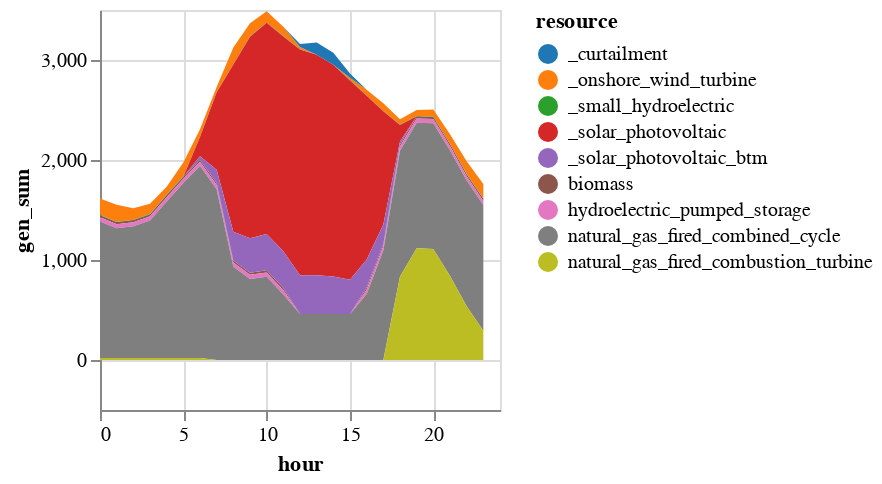

The code cell stored with this chart in its notebook:
### Markdown cell above
### 4. Solve a day's unit commitment

### Code cell
solution = unit_commitment_ramp(
    gen_df_sens, loads_multi, gen_variable_multi, 0.01); # 1% MIP gap

# Add in BTM solar and curtailment and plot results

sol_gen = innerjoin(solution.gen, 
                    gen_df[!, [:r_id, :resource]], 
                    on = :r_id)
sol_gen = combine(groupby(sol_gen, [:resource, :hour]), 
            :gen => sum)

# Rename generators (for plotting purposes)
sol_gen[sol_gen.resource .== "solar_photovoltaic", :resource] .= "_solar_photovoltaic"
sol_gen[sol_gen.resource .== "onshore_wind_turbine", :resource] .= "_onshore_wind_turbine"
sol_gen[sol_gen.resource .== "small_hydroelectric", :resource] .= "_small_hydroelectric"

# BTM solar
btm = DataFrame(resource = repeat(["_solar_photovoltaic_btm"]; outer=length(T_period)), 
    hour = T_period,
    gen_sum = gen_variable_multi[gen_variable_multi.gen_full .== "wec_sdge_solar_photovoltaic_1.0",:cf] * 600)
append!(sol_gen, btm)

# Curtailment
curtail = combine(groupby(solution.curtail, [:hour]),
            :curt => sum)
curtail[!, :resource] .= "_curtailment"
rename!(curtail, :curt_sum => :gen_sum)
append!(sol_gen, curtail[:,[:resource, :hour, :gen_sum]])

# Rescale hours
sol_gen.hour = sol_gen.hour .- T_period[1]

sol_gen |>
@vlplot(:area, 
    x=:hour, y={:gen_sum, stack=:zero}, 
    color={"resource:n", scale={scheme="category10"}})

### Figure 1 — Vega specification as saved in the notebook (floating-point values rounded to 4 significant figures; data arrays with more than 128 entries replaced by an {"elided": "..."} marker saying what was removed)
{"$schema": "https://vega.github.io/schema/vega/v5.json", "axes": [{"aria": false, "domain": false, "grid": true, "gridScale": "y", "labels": false, "maxExtent": 0, "minExtent": 0, "orient": "bottom", "scale": "x", "tickCount": {"signal": "ceil(width/40)"}, "ticks": false, "zindex": 0}, {"aria": false, "domain": false, "grid": true, "gridScale": "x", "labels": false, "maxExtent": 0, "minExtent": 0, "orient": "left", "scale": "y", "tickCount": {"signal": "ceil(height/40)"}, "ticks": false, "zindex": 0}, {"grid": false, "labelFlush": true, "labelOverlap": true, "orient": "bottom", "scale": "x", "tickCount": {"signal": "ceil(width/40)"}, "title": "hour", "zindex": 0}, {"grid": false, "labelOverlap": true, "orient": "left", "scale": "y", "tickCount": {"signal": "ceil(height/40)"}, "title": "gen_sum", "zindex": 0}], "background": "white", "data": [{"name": "source_0", "values": {"elided": "216 records"}}, {"name": "data_0", "source": "source_0", "transform": [{"as": "hour", "expr": "toNumber(datum[\"hour\"])", "type": "formula"}, {"field": "gen_sum", "groupby": ["resource"], "key": "hour", "method": "value", "type": "impute", "value": 0}, {"as": ["gen_sum_start", "gen_sum_end"], "field": "gen_sum", "groupby": ["hour"], "offset": "zero", "sort": {"field": ["resource"], "order": ["descending"]}, "type": "stack"}]}], "height": 200, "legends": [{"fill": "color", "symbolType": "circle", "title": "resource"}], "marks": [{"encode": {"update": {"height": {"field": {"group": "height"}}, "width": {"field": {"group": "width"}}}}, "from": {"facet": {"data": "data_0", "groupby": ["resource"], "name": "faceted_path_main"}}, "marks": [{"encode": {"update": {"defined": {"signal": "isValid(datum[\"hour\"]) && isFinite(+datum[\"hour\"]) && isValid(datum[\"gen_sum\"]) && isFinite(+datum[\"gen_sum\"])"}, "description": {"signal": "\"hour: \" + (format(datum[\"hour\"], \"\")) + \"; gen_sum: \" + (format(datum[\"gen_sum\"], \"\")) + \"; resource: \" + (isValid(datum[\"resource\"]) ? datum[\"resource\"] : \"\"+datum[\"resource\"])"}, "fill": {"field": "resource", "scale": "color"}, "orient": {"value": "vertical"}, "x": {"field": "hour", "scale": "x"}, "y": {"field": "gen_sum_end", "scale": "y"}, "y2": {"field": "gen_sum_start", "scale": "y"}}}, "from": {"data": "faceted_path_main"}, "name": "marks", "sort": {"field": "datum[\"hour\"]"}, "style": ["area"], "type": "area"}], "name": "pathgroup", "type": "group"}], "padding": 5, "scales": [{"domain": {"data": "data_0", "field": "hour"}, "name": "x", "nice": true, "range": [0, {"signal": "width"}], "type": "linear", "zero": false}, {"domain": {"data": "data_0", "fields": ["gen_sum_start", "gen_sum_end"]}, "name": "y", "nice": true, "range": [{"signal": "height"}, 0], "type": "linear", "zero": true}, {"domain": {"data": "data_0", "field": "resource", "sort": true}, "name": "color", "range": {"scheme": "category10"}, "type": "ordinal"}], "style": "cell", "width": 200}
